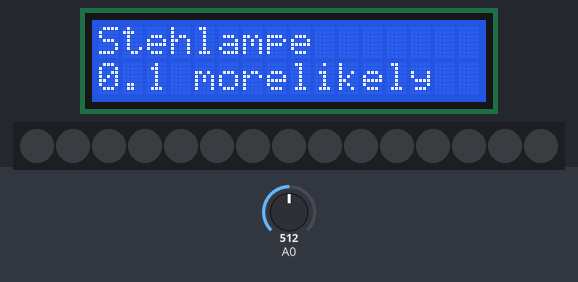
A program run on a simulated Arduino Uno, built with avr-gcc and run on an emulated ATmega328P. Parts: 16×2 character LCD, 15 RGB LEDs in strip order, left to right. The inputs (shaded band) are chosen by the test bench; at power-on: A0 = 512. Random numbers use the default seed unless the program sets one.

Above: at 0.1 s.
2.3 s: A0 set to 240
At 2.55 s:
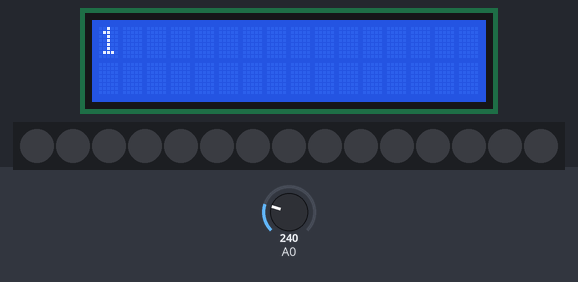
4.3 s: A0 set to 53
5.8 s: A0 set to 46
At 6.4 s:
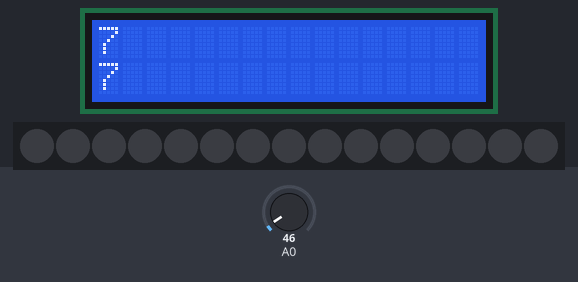
Timing chart, 0 to 8.8 s (numbered marks = the images above; inputs shaded):
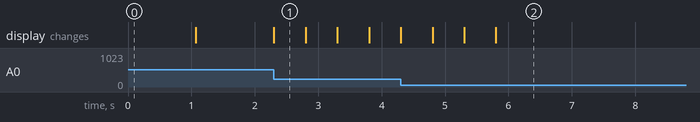

The program:

main.cpp
```cpp
#include <LiquidCrystal.h>
#include <Arduino.h>
#include <FastLED.h>


char LCDChar[2]="";

unsigned long pgmCurrentMillis;
unsigned long pgmPreviousMillis;
unsigned long uiCurrentMillis;
unsigned long uiPreviousMillis;

// define some values used by the panel and buttons
uint8_t lcd_key     = 0;  //will contain voltage depending on pressed button
uint8_t pgm         = 0;  //will hold the currently selected program
uint8_t pgm_of_the_past = 0;  //will hold the last pushed program
uint8_t targetColor       = 0;
uint8_t currentColor       = 0;

uint16_t adc_key_in  = 0; //will contain Values of up to 1024

#define btnRIGHT  0
#define btnUP     1
#define btnDOWN   2
#define btnLEFT   3
#define btnSELECT 4
#define btnNONE   5

#define NUM_LEDS  15
#define DATA_PIN  3

#define PGMDELAY     500

#define UIMENUITEMS 8
#define UIDELAY   500

#define SATURATION 255
#define VALUE 255

// select how many leds does your stehlampe has
CRGB leds[NUM_LEDS];

// select the pins used on the LCD panel:
LiquidCrystal lcd(8, 9, 4, 5, 6, 7);


void setup()
{
  lcd.begin(16, 2);              // 16x2 LCD panel
  lcd.setCursor(0,0);
  lcd.print("Stehlampe");
  lcd.setCursor(0,1);
  lcd.print("0.1 morelikely");
  FastLED.addLeds<NEOPIXEL, DATA_PIN>(leds, NUM_LEDS);
  delay(1000);
  lcd.clear();
}

int read_LCD_buttons(){               // read the buttons
    adc_key_in = analogRead(0);       // read the value from the sensor

    // my buttons when read are centered at these valies: 0, 144, 329, 504, 741
    // we add approx 50 to those values and check to see if we are close
    // We make this the 1st option for speed reasons since it will be the most likely result

    if (adc_key_in > 1000) return btnNONE;

    // For V1.1 use this threshold

    if (adc_key_in < 50)   return btnRIGHT;
    if (adc_key_in < 250)  return btnUP;
    if (adc_key_in < 450)  return btnDOWN;
    if (adc_key_in < 650)  return btnLEFT;
    if (adc_key_in < 850)  return btnSELECT;


    // For V1.0 comment the other threshold and use the one below:
    /*
    if (adc_key_in < 50)   return btnRIGHT;
    if (adc_key_in < 195)  return btnUP;
    if (adc_key_in < 380)  return btnDOWN;
    if (adc_key_in < 555)  return btnLEFT;
    if (adc_key_in < 790)  return btnSELECT;
    */

    return btnNONE;                // when all others fail, return this.
}

void ui_check()
{
  uiCurrentMillis = millis();
  lcd_key = read_LCD_buttons();   // read the buttons
  switch (lcd_key) {
    case btnUP:{
      if(uiCurrentMillis - uiPreviousMillis > UIDELAY) {
        uiPreviousMillis = uiCurrentMillis;
        if (pgm < UIMENUITEMS) {
          pgm=pgm+1;
          lcd.setCursor(0,0);
          lcd.print(pgm);
        }
        break;
      }
      break;
    }
    case btnDOWN:{
      if(uiCurrentMillis - uiPreviousMillis > UIDELAY) {
        uiPreviousMillis = uiCurrentMillis;
        if (pgm <= 0 ) {
          break;
        }
        pgm=pgm-1;
        lcd.setCursor(0,0);
        lcd.print(pgm);
      }
      break;
    }
    case btnRIGHT:{
      if (pgm == pgm_of_the_past) {
        break;
      }
      //Do something;
      pgm_of_the_past = pgm;
      lcd.setCursor(0,1);
      lcd.print(pgm_of_the_past);
      break;

    }
  }
}


void loop()
{

  ui_check();


  pgmCurrentMillis = millis();

  switch (pgm_of_the_past) {
    case 0:{ //off
      if(pgmCurrentMillis - pgmPreviousMillis > PGMDELAY) {
        leds[0] = CRGB::Black;
        FastLED.show();
        pgmPreviousMillis = pgmCurrentMillis;
      }
      break;
    }
    case 1:{ //test green
      if(pgmCurrentMillis - pgmPreviousMillis > PGMDELAY) {
        fill_solid(leds, 15, CRGB::Green);
        FastLED.show();
        pgmPreviousMillis = pgmCurrentMillis;
      }
      break;
    }
    case 2:{ //test blue
      if(pgmCurrentMillis - pgmPreviousMillis > PGMDELAY) {
        fill_solid(leds, 15, CRGB::Blue);
        FastLED.show();
        pgmPreviousMillis = pgmCurrentMillis;
      }
      break;
    }
    case 3:{ //test red
      if(pgmCurrentMillis - pgmPreviousMillis > PGMDELAY) {
        fill_solid(leds, 15, CRGB::Red);
        FastLED.show();
        pgmPreviousMillis = pgmCurrentMillis;
      }
      break;
    }
    case 4:{//test white
      if(pgmCurrentMillis - pgmPreviousMillis > PGMDELAY) {
        fill_solid(leds, 15, CRGB::White);
        FastLED.show();
        pgmPreviousMillis = pgmCurrentMillis;
      }
      break;
    }
    case 5:{//test fade
      if(pgmCurrentMillis - pgmPreviousMillis > PGMDELAY) {
        if (currentColor == targetColor) {
          targetColor = random8();
        }
        if (currentColor > targetColor) {
          //leds[0].setHSV(--currentColor, SATURATION, VALUE);
          fill_solid(&(leds[0]), 15,  CHSV(--currentColor, SATURATION, VALUE));
        }
        if (currentColor < targetColor) {
          //leds[0].setHSV(++currentColor, SATURATION, VALUE);
          fill_solid(&(leds[0]), 15,  CHSV(++currentColor, SATURATION, VALUE));
        }
        FastLED.show();
        pgmPreviousMillis = pgmCurrentMillis;
      }
      break;
    }
  }


}
```

Measured:
- after the input at 2.3 s, the display: changes at once (image 1)
- what the display in image 1 shows lasts 0.5 s, from 2.3 s to 2.8 s
